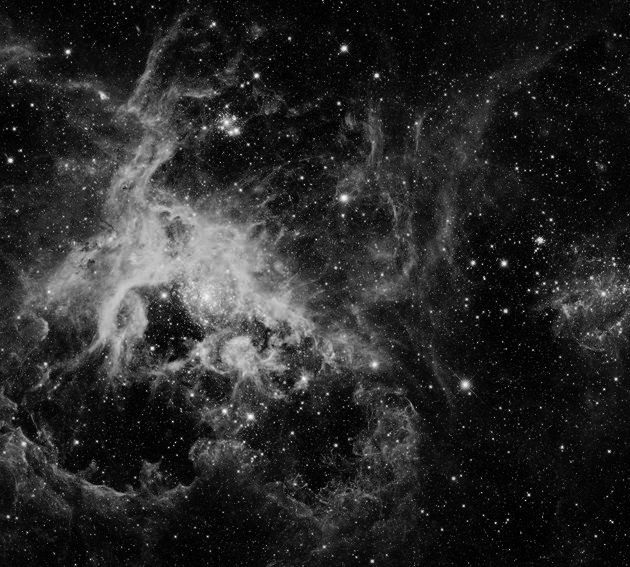
%> input picture applied-matrix-theory/lab11/TarantulaNebula.png, 630 x 567 px
$ octave jw_lab11.m   (GNU Octave 9; MATLAB toolbox functions it lacks are replaced by stand-ins)
%> lines starting %> are read from the running program, lines starting %| are printed output that depends on the picture
% Joe Webster
% Lydia De Wolfe | Yijia Liu
% Lab 11

% Problem 1
t=linspace(0,2*pi,100);
X=[cos(t);sin(t)];
figure(1);
plot(X(1,:),X(2,:),'b');
axis equal

% Problem 2
A = [2 1;-1 1];
AX = A*X;
figure(2);
plot(AX(1,:),AX(2,:),'b');
axis equal

% Problem 3
[U,S,V] = svd(A)

% Problem 4
figure(1);
hold on;
quiver(0,0,V(1,1),V(2,1),0,'r');
quiver(0,0,V(1,2),V(2,2),0,'g');
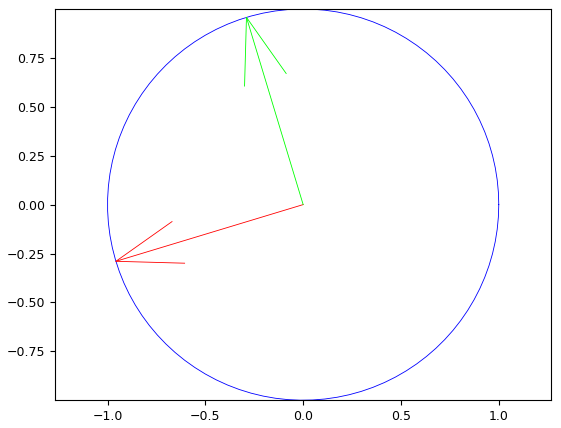
%> figure redrawn from the program's plot data
hold off;

% Problem 5
figure(2);
hold on;
quiver(0,0,S(1,1)*U(1,1),S(1,1)*U(2,1),0,'r');
quiver(0,0,S(2,2)*U(1,2),S(2,2)*U(2,2),0,'g');
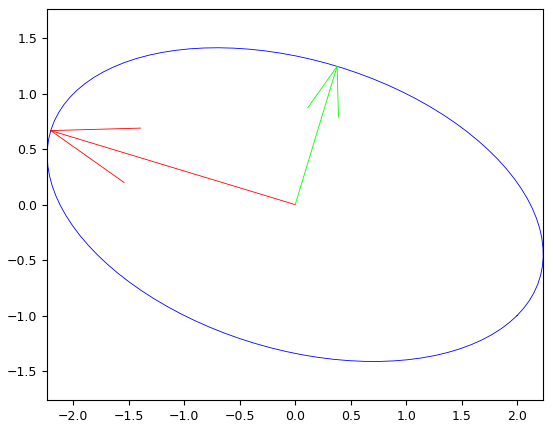
%> figure redrawn from the program's plot data
hold off;

% Problem 6
%% (start a new cell)
Img = double(imread('TarantulaNebula.png'));
%> Img: size 567x630 double; min 0, max 254, mean 40.7; mean of the top-left, top-right, bottom-left and bottom-right quarters 57, 26, 52.3, 27.6
figure(3);
image(Img);
colormap(gray(256));

% Problem 7
[UImg, SImg, VImg] = svd(Img);

% Problem 8
figure(4);
semilogy(diag(SImg));
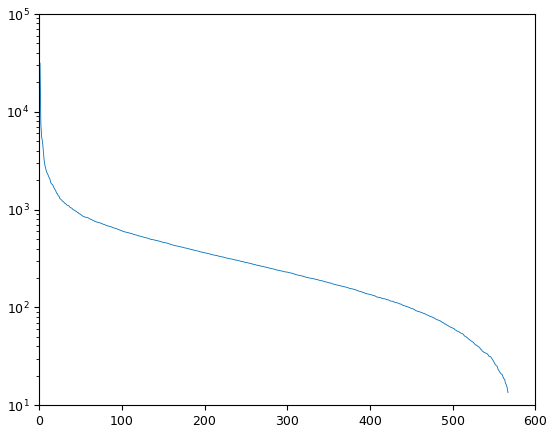
%> figure redrawn from the program's plot data; curve peaks at x = 1, y = 31391.7

% Problem 9
%% (start a new cell)
k = 59;

% compressed image
C = UImg(:,1:k);
D = VImg(:,1:k)*SImg(1:k,1:k);

% compression percentage
pct = 1 - (numel(C)+numel(D))/numel(Img);
%> pct = 0.802
figure(5);
image(C*D');
colormap(gray(256));
title( sprintf( '%.2f%% compression', 100*pct ) );
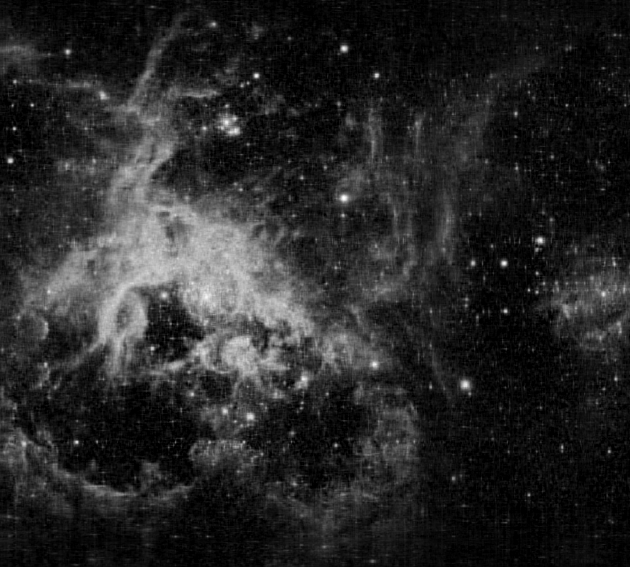
%> displayed picture: size 567x630x3, on the screen's scale of 0 to 255; min 0, max 255, mean 39.4

figure(6);
image(Img);
colormap(gray(256));
title( 'Original' );
